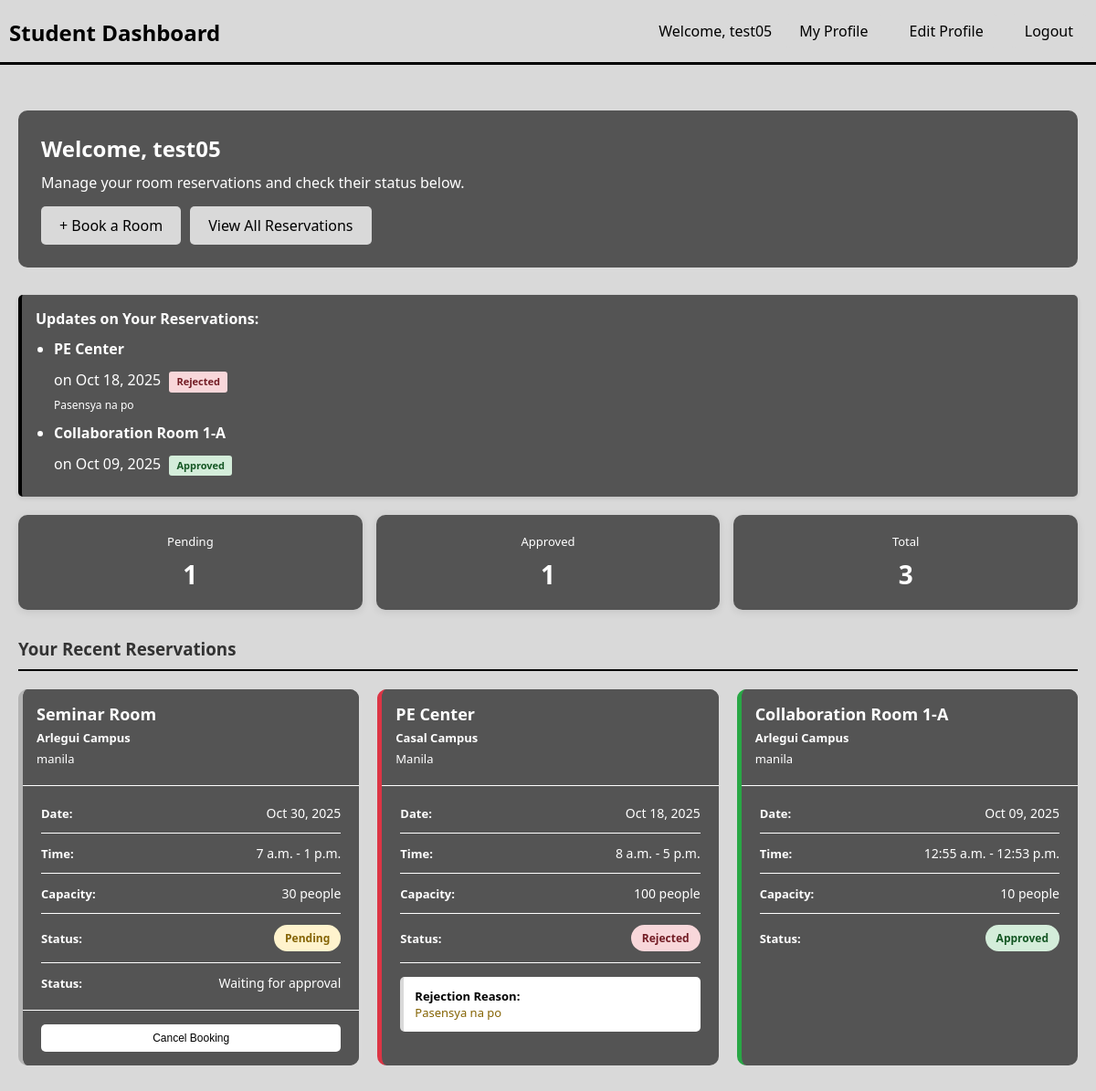
Page /dashboard/ (signed in) on the committed database.
### reservations/models.py (models this page shows, shortened)
class Reservation(models.Model):
    STATUS_CHOICES = [
        ('pending', 'Pending'),
        ('approved', 'Approved'),
        ('rejected', 'Rejected'),
        ('cancelled', 'Cancelled'),
    ]
    student = models.ForeignKey(User, on_delete=models.CASCADE, related_name='reservations')
    room = models.ForeignKey(Room, on_delete=models.CASCADE, related_name='reservations')
    date = models.DateField()
    start_time = models.TimeField()
    end_time = models.TimeField()
    status = models.CharField(max_length=20, choices=STATUS_CHOICES, default='pending')
    rejection_note = models.TextField(blank=True, null=True)
    created_at = models.DateTimeField(auto_now_add=True)
    updated_at = models.DateTimeField(auto_now=True)
    class Meta:
        ordering = ['-created_at']

### rooms/models.py (models this page shows, shortened)
class Room(models.Model):
    campus = models.ForeignKey(Campus, on_delete=models.CASCADE, related_name='rooms')
    admin_type = models.ForeignKey(AdminType, on_delete=models.SET_NULL, null=True, related_name='rooms')
    name = models.CharField(max_length=255)
    capacity = models.IntegerField(validators=[MinValueValidator(1)])
    description = models.TextField(blank=True)
    created_at = models.DateTimeField(auto_now_add=True)
    class Meta:
        unique_together = ['campus', 'name']
        ordering = ['campus', 'name']

class Campus(models.Model):
    name = models.CharField(max_length=255, unique=True)
    location = models.CharField(max_length=255)
    created_at = models.DateTimeField(auto_now_add=True)
    class Meta:
        ordering = ['name']

### users/views.py (the view)
# urls.py: path('dashboard/', views.student_dashboard, name='student_dashboard'),
@login_required(login_url='student_login')
def student_dashboard(request):
    reservations = request.user.reservations.all()
    pending = reservations.filter(status='pending').count()
    approved = reservations.filter(status='approved').count()
    rejected = reservations.filter(status='rejected').count()
    notifications = reservations.filter(status__in=['rejected', 'approved']).order_by('-updated_at')[:3]
    context = {
        'reservations': reservations,
        'pending': pending,
        'approved': approved,
        'rejected': rejected,
        'notifications': notifications,
    }
    return render(request, 'reservations/student_dashboard.html', context)

### reservations/templates/reservations/student_dashboard.html (shortened to what this page needs)
<!DOCTYPE html>
<html lang="en">
<head>
</head>
<body>
    <div class="navbar">
        <h1>Student Dashboard</h1>
        <div class="navbar-right">
            <span>Welcome, {{ user.username }}</span>
            <a href="{% url 'students:profile' %}">My Profile</a>
            <a href="{% url 'students:edit_profile' %}">Edit Profile</a>
            <a href="{% url 'logout' %}">Logout</a>
        </div>
    </div>
    <div class="container">
        <div class="welcome">
            <h2>Welcome, {{ user.first_name|default:user.username }}</h2>
            <p>Manage your room reservations and check their status below.</p>
            <div class="btn-group">
                <a href="{% url 'book_room' %}" class="btn btn-success">+ Book a Room</a>
                <a href="{% url 'student_reservations' %}" class="btn">View All Reservations</a>
            </div>
        </div>
        {% if reservations %}
            {% if notifications %}
                <div class="notification-banner">
                    <strong>Updates on Your Reservations:</strong>
                    <ul>
                        {% for notif in notifications %}
                            <li>
                                <strong>{{ notif.room.name }}</strong> on {{ notif.date|date:"M d, Y" }}
                                {% if notif.status == 'approved' %}
                                    <span class="notification-badge approved">Approved</span>
                                {% elif notif.status == 'rejected' %}
                                    <span class="notification-badge rejected">Rejected</span>
                                {% endif %}
                                {% if notif.rejection_note %}
                                    <br><span style="font-size: 12px; color: #ffffff;">{{ notif.rejection_note }}</span>
                                {% endif %}
                            </li>
                        {% endfor %}
                    </ul>
                </div>
            {% endif %}
            <div class="stats">
                <div class="stat-card">
                    <h3>Pending</h3>
                    <div class="number">{{ pending }}</div>
                </div>
                <div class="stat-card">
                    <h3>Approved</h3>
                    <div class="number">{{ approved }}</div>
                </div>
                <div class="stat-card">
                    <h3>Total</h3>
                    <div class="number">{{ reservations|length }}</div>
                </div>
            </div>
            <div class="section">
                <h3>Your Recent Reservations</h3>
                <div class="reservations-grid">
                    {% for reservation in reservations|slice:":6" %}
                        <div class="reservation-card {{ reservation.status }}">
                            <div class="card-header">
                                <h4>{{ reservation.room.name }}</h4>
                                <p><strong>{{ reservation.room.campus.name }}</strong></p>
                                <p>{{ reservation.room.campus.location }}</p>
                            </div>
                            <div class="card-body">
                                <div class="info-row">
                                    <span class="info-label">Date:</span>
                                    <span class="info-value">{{ reservation.date|date:"M d, Y" }}</span>
                                </div>
                                <div class="info-row">
                                    <span class="info-label">Time:</span>
                                    <span class="info-value">{{ reservation.start_time }} - {{ reservation.end_time }}</span>
                                </div>
                                <div class="info-row">
                                    <span class="info-label">Capacity:</span>
                                    <span class="info-value">{{ reservation.room.capacity }} people</span>
                                </div>
                                <div class="info-row">
                                    <span class="info-label">Status:</span>
                                    <span class="status-badge {{ reservation.status }}">
                                        {% if reservation.status == 'pending' %}
                                            Pending
                                        {% elif reservation.status == 'approved' %}
                                            Approved
                                        {% elif reservation.status == 'rejected' %}
                                            Rejected
                                        {% else %}
                                            Cancelled
                                        {% endif %}
                                    </span>
                                </div>
                                {% if reservation.status == 'pending' %}
                                    <div class="info-row">
                                        <span class="info-label">Status:</span>
                                        <span class="info-value">Waiting for approval</span>
                                    </div>
                                {% endif %}
                                {% if reservation.rejection_note %}
                                    <div class="rejection-note">
                                        <strong>Rejection Reason:</strong><br>
                                        {{ reservation.rejection_note }}
                                    </div>
                                {% endif %}
                            </div>
                            {% if reservation.status == 'pending' %}
                                <div class="card-footer">
                                    <form method="POST" action="{% url 'cancel_reservation' reservation.id %}" style="display: contents;">
                                        <button type="submit" class="btn-cancel-res" onclick="return confirm('Are you sure you want to cancel this reservation?')">Cancel Booking</button>
                                    </form>
                                </div>
                            {% endif %}
                        </div>
                    {% endfor %}
                </div>
            </div>
        {% else %}
            <div class="no-reservations">
                <p style="font-size: 18px;">You haven't booked any rooms yet</p>
                <p>Start by booking your first room below</p>
                <a href="{% url 'book_room' %}" class="btn btn-success">Book a Room Now</a>
            </div>
        {% endif %}
    </div>
</body>
</html>

### reservations/templates/reservations/student_dashboard.html (style rules this page uses)
* { margin: 0; padding: 0; box-sizing: border-box; }
body { font-family: 'Segoe UI', Tahoma, Geneva, Verdana, sans-serif; background: #d9d9d9; }
.navbar { background: #d9d9d9; color: #000000; padding: 15px 10px; display: flex; justify-content: space-between; align-items: center; border-bottom: 3px solid #000000; }
.navbar h1 { font-size: 24px; margin-top: 2.5px; }
.navbar-right { display: flex; gap: 15px; align-items: center; }
.navbar a { color: rgb(0, 0, 0); text-decoration: none; padding: 8px 15px; background: #d9d9d9; border-radius: 5px; transition: background 0.3s; }
.container { max-width: 1200px; margin: 30px auto; padding: 20px; }
.welcome { background: #545454; padding: 25px; border-radius: 10px; margin-bottom: 30px; box-shadow: 0 2px 10px rgba(255, 255, 255, 0.1); }
.welcome h2 { color: #ffffff; margin-bottom: 10px; }
.welcome p { color: #ffffff; margin-bottom: 15px; }
.btn-group { display: flex; gap: 10px; flex-wrap: wrap; }
.btn { display: inline-block; padding: 10px 20px; background: #d9d9d9; text-decoration: none; color:#000000; border-radius: 5px; transition: background 0.3s; }
.btn-success { background: #d9d9d9; color:#000000; }
.notification-banner { background: #545454; border-left: 4px solid #000000; padding: 15px; border-radius: 5px; margin-bottom: 20px; box-shadow: 0 2px 5px rgba(0, 0, 0, 0.1); }
.notification-banner strong { color: #ffffff; display: block; margin-bottom: 10px; }
.notification-banner ul { margin-left: 20px; color: #ffffff; }
.notification-banner li { margin: 8px 0; line-height: 1.5; }
.notification-badge { display: inline-block; padding: 3px 8px; border-radius: 3px; font-weight: bold; font-size: 11px; margin-left: 5px; }
.notification-badge.approved { background: #d4edda; color: #155724; }
.notification-badge.rejected { background: #f8d7da; color: #721c24; }
.section { margin-bottom: 30px; }
.section h3 { color: #333; margin-bottom: 20px; padding-bottom: 10px; border-bottom: 2px solid #000000; }
.stats { display: grid; grid-template-columns: repeat(auto-fit, minmax(150px, 1fr)); gap: 15px; margin-bottom: 30px; }
.stat-card { background: #545454; padding: 20px; border-radius: 10px; box-shadow: 0 2px 10px rgba(0, 0, 0, 0.1); text-align: center; }
.stat-card h3 { font-size: 13px; color: #ffffff; margin-bottom: 8px; font-weight: normal; }
.stat-card .number { font-size: 28px; font-weight: bold; color: #ffffff; }
.reservations-grid { display: grid; grid-template-columns: repeat(auto-fill, minmax(350px, 1fr)); gap: 20px; }
.reservation-card { background: #545454; border-radius: 10px; box-shadow: 0 2px 10px rgba(255, 255, 255, 0.1); overflow: hidden; border-left: 5px solid #667eea; }
.reservation-card.pending { border-left-color: #b4b4b4; }
.reservation-card.approved { border-left-color: #28a745; }
.reservation-card.rejected { border-left-color: #dc3545; }
.card-header { background: #545454; padding: 15px; border-bottom: 1px solid #ffffff; }
.card-header h4 { color: #ffffff; margin-bottom: 5px; font-size: 18px; }
.card-header p { color: #ffffff; font-size: 13px; margin: 5px 0; }
.card-body { padding: 20px; }
.info-row { display: flex; justify-content: space-between; align-items: center; margin-bottom: 12px; padding-bottom: 12px; border-bottom: 1px solid #ffffff; }
.info-row:last-child { border-bottom: none; margin-bottom: 0; padding-bottom: 0; }
.info-label { color: #ffffff; font-size: 13px; font-weight: bold; }
.info-value { color: #ffffff; font-size: 14px; }
.status-badge { display: inline-block; padding: 6px 12px; border-radius: 20px; font-weight: bold; font-size: 12px; }
.status-badge.pending { background: #fff3cd; color: #856404; }
.status-badge.approved { background: #d4edda; color: #155724; }
.status-badge.rejected { background: #f8d7da; color: #721c24; }
.rejection-note { background: #ffffff; border-left: 4px solid #d9d9d9; padding: 12px; margin-top: 15px; border-radius: 5px; font-size: 13px; color: #856404; }
.rejection-note strong { color: #000000; }
.card-footer { padding: 15px 20px; background: #545454; border-top: 1px solid #ffffff; display: flex; gap: 10px; }
.card-footer button, .card-footer a { padding: 8px 15px; border: none; border-radius: 5px; font-size: 12px; cursor: pointer; text-decoration: none; flex: 1; text-align: center; transition: background 0.3s; }
.btn-cancel-res { background: #ffffff; color: rgb(0, 0, 0); }

### rows in the picture
Reservation: room.name "PE Center", date "Oct 18, 2025", status "Rejected", rejection_note "Pasensya na po", room.campus.name "Casal Campus", room.campus.location "Manila", start_time "8 a.m.", end_time "5 p.m.", room.capacity "100"
Reservation: room.name "Collaboration Room 1-A", date "Oct 09, 2025", status "Approved", room.campus.name "Arlegui Campus", room.campus.location "manila", start_time "12:55 a.m.", end_time "12:53 p.m.", room.capacity "10"
Reservation: room.name "Seminar Room", room.campus.name "Arlegui Campus", room.campus.location "manila", date "Oct 30, 2025", start_time "7 a.m.", end_time "1 p.m.", room.capacity "30", status "Pending", shows "Status:"

### other values in the picture
{{ user.username }} "test05"
{{ user.first_name|default:user.username }} "test05"
{{ pending }} "1"
{{ approved }} "1"
{{ reservations|length }} "3"
